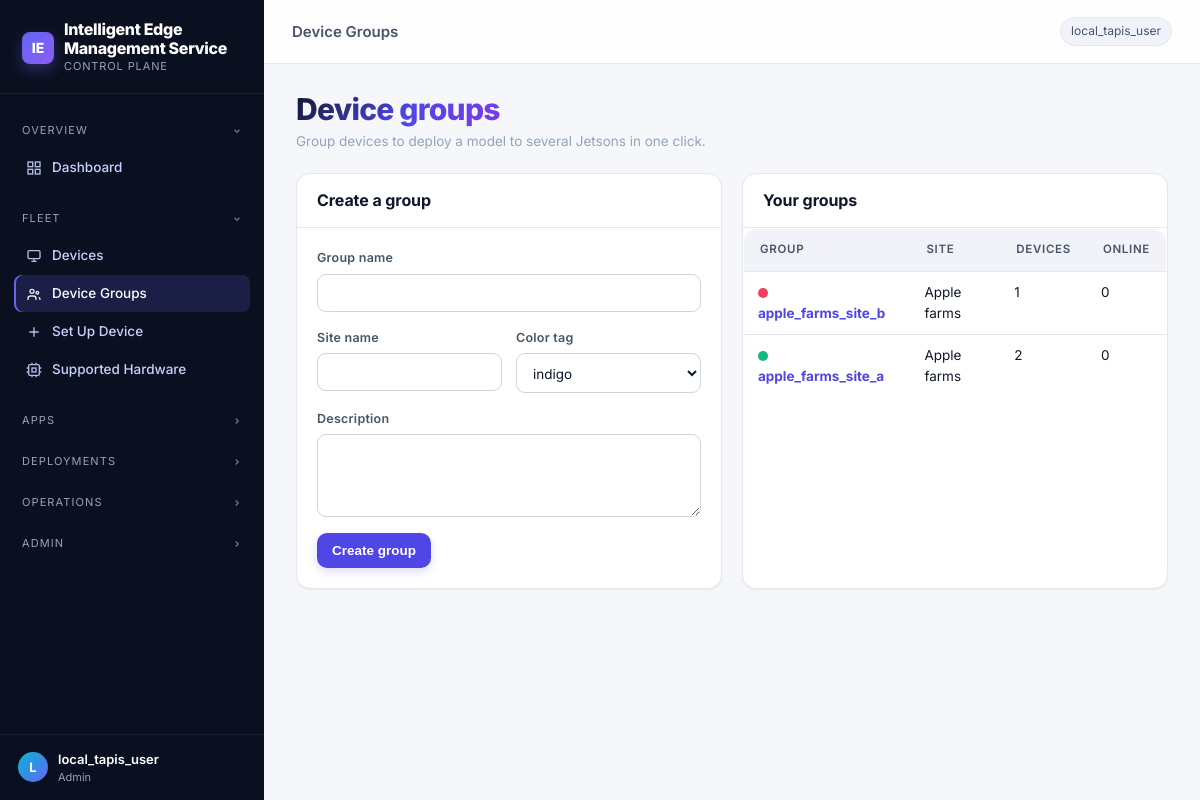
Screenshot of /groups with the database file from the repository.
### tables this page shows
CREATE TABLE users (
    tapis_username  TEXT PRIMARY KEY,
    display_name    TEXT,
    email           TEXT,
    role            TEXT NOT NULL DEFAULT 'operator',  -- operator | researcher | admin
    status          TEXT NOT NULL DEFAULT 'active',
    created_at      TEXT NOT NULL,
    updated_at      TEXT NOT NULL
);

CREATE TABLE device_groups (
    group_uid             TEXT PRIMARY KEY,
    owner_tapis_username  TEXT NOT NULL,
    group_name            TEXT NOT NULL,
    description           TEXT,
    site_name             TEXT,
    color_tag             TEXT DEFAULT 'indigo',     -- UI accent
    created_at            TEXT NOT NULL,
    updated_at            TEXT NOT NULL,
    UNIQUE(owner_tapis_username, group_name),
    FOREIGN KEY (owner_tapis_username) REFERENCES users(tapis_username) ON DELETE CASCADE
);

### app/routes/web/groups.py (the view)
@router.get("/groups", response_class=HTMLResponse, name="groups_list")
def list_groups(request: Request):
    owner = current_username(request)
    groups = group_service.list_for_owner(owner)
    return templates.TemplateResponse(
        "groups/list.html",
        {
            "request": request,
            "user": owner,
            "active_nav": "groups",
            "groups": groups,
        },
    )

### app/templates/groups/list.html (shortened to what this page needs)
{% extends "_layout/base.html" %}
{% block topbar_title %}Device Groups{% endblock %}
{% block content %}
<div class="page-header">
  <div>
    <div class="page-header__title"><h1 class="title-gradient">Device groups</h1></div>
    <div class="page-header__subtitle">Group devices to deploy a model to several Jetsons in one click.</div>
  </div>
</div>
<div class="grid grid-2">
  <section class="card">
    <header class="card__head"><h2>Create a group</h2></header>
    <div class="card__body">
      <form class="form" method="post" action="/groups" data-loading>
        <div class="field"><label class="field__label">Group name</label><input class="input" name="group_name" required></div>
        <div class="field-grid">
          <div class="field"><label class="field__label">Site name</label><input class="input" name="site_name"></div>
          <div class="field">
            <label class="field__label">Color tag</label>
            <select class="select" name="color_tag">
              {% for c in ['indigo','violet','emerald','amber','rose','sky','cyan','fuchsia'] %}
                <option value="{{c}}">{{c}}</option>
              {% endfor %}
            </select>
          </div>
        </div>
        <div class="field"><label class="field__label">Description</label><textarea class="textarea" name="description" rows="3"></textarea></div>
        <div class="row"><button class="btn" data-loading-text="Creating…">Create group</button></div>
      </form>
    </div>
  </section>
  <section class="card">
    <header class="card__head"><h2>Your groups</h2></header>
    <div class="card__body" style="padding:0">
      <table class="table table--compact">
        <thead><tr><th>Group</th><th>Site</th><th>Devices</th><th>Online</th></tr></thead>
        <tbody>
          {% for g in groups %}
            <tr>
              <td>
                <a href="/groups/{{ g.group_uid }}"><span class="color-dot {{ g.color_tag }}"></span><b>{{ g.group_name }}</b></a>
              </td>
              <td class="small">{{ g.site_name or '—' }}</td>
              <td class="small">{{ g.device_count or 0 }}</td>
              <td class="small">{{ g.online_count or 0 }}</td>
            </tr>
          {% else %}
            <tr><td colspan="4"><div class="empty"><h3>No groups yet</h3></div></td></tr>
          {% endfor %}
        </tbody>
      </table>
    </div>
  </section>
</div>
{% endblock %}

### app/templates/_layout/sidebar.html (shortened to what this page needs)
<aside class="sidebar">
  <div class="sidebar__brand">
    <div class="sidebar__brand-logo">IE</div>
    <div>
      <div class="sidebar__brand-title">Intelligent Edge Management Service</div>
      <div class="sidebar__brand-sub">Control Plane</div>
    </div>
  </div>
  <nav class="sidebar__nav">
    <div class="nav-group is-open" data-group="overview" data-default-open="true">
      <div class="nav-group__header">
        <span>Overview</span>
        <svg class="nav-group__chevron" width="10" height="10" viewBox="0 0 24 24" fill="none" stroke="currentColor" stroke-width="3"><path d="M9 6l6 6-6 6"/></svg>
      </div>
      <div class="nav-group__items">
        <a class="nav-link {% if active_nav == 'dashboard' %}is-active{% endif %}" href="/">
          <svg class="nav-link__icon" viewBox="0 0 24 24" fill="none" stroke="currentColor" stroke-width="2"><rect x="3" y="3" width="7" height="7"/><rect x="14" y="3" width="7" height="7"/><rect x="14" y="14" width="7" height="7"/><rect x="3" y="14" width="7" height="7"/></svg>
          Dashboard
        </a>
      </div>
    </div>
    <div class="nav-group" data-group="fleet">
      <div class="nav-group__header">
        <span>Fleet</span>
        <svg class="nav-group__chevron" width="10" height="10" viewBox="0 0 24 24" fill="none" stroke="currentColor" stroke-width="3"><path d="M9 6l6 6-6 6"/></svg>
      </div>
      <div class="nav-group__items">
        <a class="nav-link {% if active_nav == 'devices' %}is-active{% endif %}" href="/devices">
          <svg class="nav-link__icon" viewBox="0 0 24 24" fill="none" stroke="currentColor" stroke-width="2"><rect x="3" y="4" width="18" height="12" rx="2"/><path d="M8 20h8M12 16v4"/></svg>
          Devices
        </a>
        <a class="nav-link {% if active_nav == 'groups' %}is-active{% endif %}" href="/groups">
          <svg class="nav-link__icon" viewBox="0 0 24 24" fill="none" stroke="currentColor" stroke-width="2"><circle cx="9" cy="8" r="3"/><path d="M3 21v-2a4 4 0 0 1 4-4h4a4 4 0 0 1 4 4v2"/><circle cx="17" cy="10" r="2"/><path d="M21 21v-1a3 3 0 0 0-2-2.83"/></svg>
          Device Groups
        </a>
        <a class="nav-link {% if active_nav == 'devices_setup' %}is-active{% endif %}" href="/devices/setup">
          <svg class="nav-link__icon" viewBox="0 0 24 24" fill="none" stroke="currentColor" stroke-width="2"><path d="M12 5v14M5 12h14"/></svg>
          Set Up Device
        </a>
        <a class="nav-link {% if active_nav == 'hardware' %}is-active{% endif %}" href="/hardware">
          <svg class="nav-link__icon" viewBox="0 0 24 24" fill="none" stroke="currentColor" stroke-width="2"><rect x="4" y="4" width="16" height="16" rx="2"/><rect x="9" y="9" width="6" height="6"/><path d="M9 1v3M15 1v3M9 20v3M15 20v3M1 9h3M1 15h3M20 9h3M20 15h3"/></svg>
          Supported Hardware
        </a>
      </div>
    </div>
    <div class="nav-group" data-group="apps">
      <div class="nav-group__header">
        <span>Apps</span>
        <svg class="nav-group__chevron" width="10" height="10" viewBox="0 0 24 24" fill="none" stroke="currentColor" stroke-width="3"><path d="M9 6l6 6-6 6"/></svg>
      </div>
    </div>
    <div class="nav-group" data-group="deployments">
      <div class="nav-group__header">
        <span>Deployments</span>
        <svg class="nav-group__chevron" width="10" height="10" viewBox="0 0 24 24" fill="none" stroke="currentColor" stroke-width="3"><path d="M9 6l6 6-6 6"/></svg>
      </div>
    </div>
    <div class="nav-group" data-group="ops">
      <div class="nav-group__header">
        <span>Operations</span>
        <svg class="nav-group__chevron" width="10" height="10" viewBox="0 0 24 24" fill="none" stroke="currentColor" stroke-width="3"><path d="M9 6l6 6-6 6"/></svg>
      </div>
    </div>
    {% if request.state.is_admin %}
    <div class="nav-group" data-group="admin">
      <div class="nav-group__header">
        <span>Admin</span>
        <svg class="nav-group__chevron" width="10" height="10" viewBox="0 0 24 24" fill="none" stroke="currentColor" stroke-width="3"><path d="M9 6l6 6-6 6"/></svg>
      </div>
    </div>
    {% endif %}
  </nav>
  <div class="sidebar__footer">
    <div class="sidebar__avatar">{{ (user or 'u')[0]|upper }}</div>
    <div class="sidebar__user">
      <div class="sidebar__user-name">{{ user or 'guest' }}</div>
      <div class="sidebar__user-role">{{ request.state.user_role }}</div>
    </div>
  </div>
</aside>

### rows the page displays
users: state.user_role "Admin"
device_groups: group_name "apple_farms_site_b", site_name "Apple farms", device_count "1", online_count "0"
device_groups: group_name "apple_farms_site_a", site_name "Apple farms", device_count "2", online_count "0"

### other values shown
{{ (user or 'u')[0]|upper }} "L"
{{ user or 'guest' }} "local_tapis_user"
form field color_tag "indigo"
